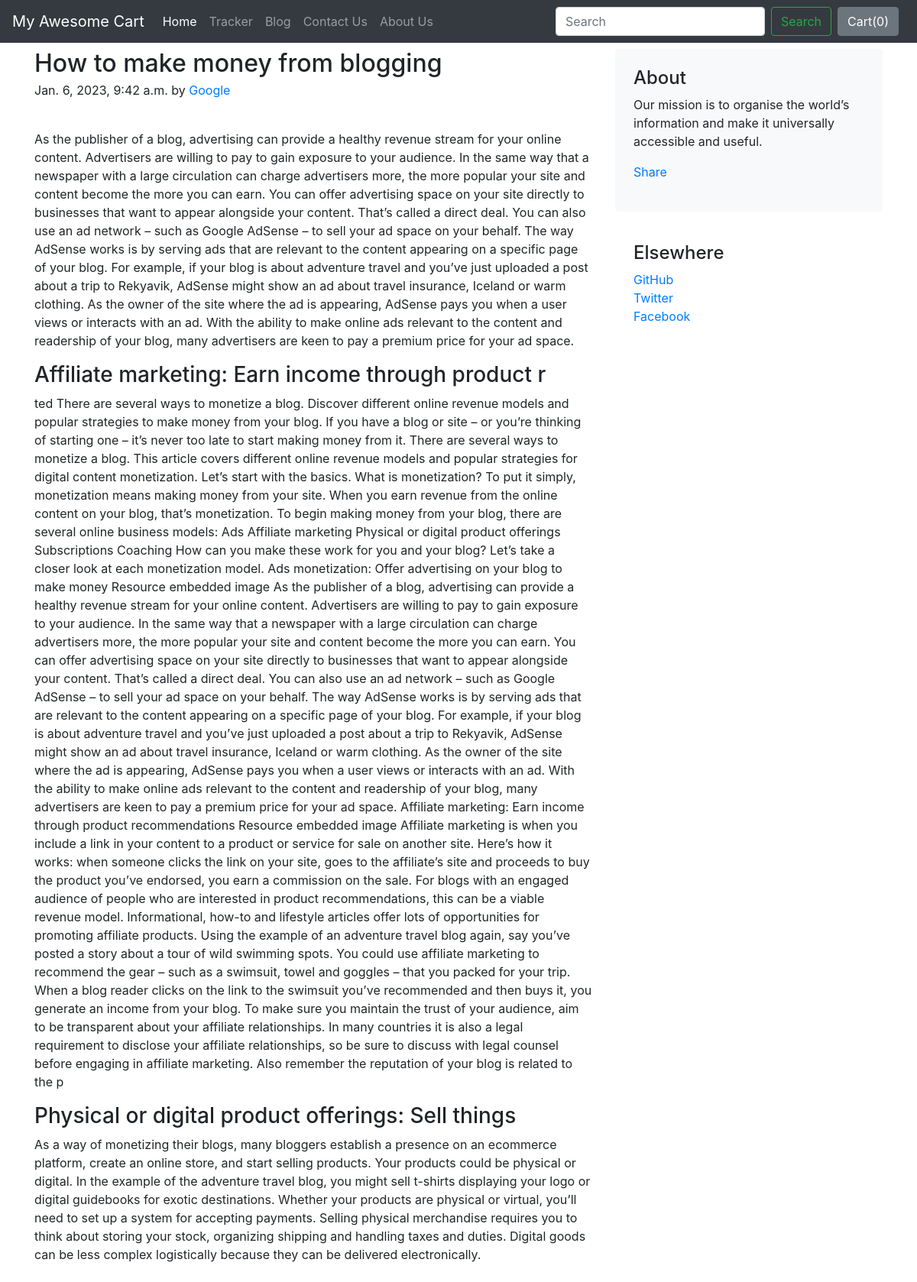
/Blog/Blogpost/2, run on the app's committed database.
### Blog/models.py (models this page shows, shortened)
class blogpost(models.Model):
    post_id = models.AutoField(primary_key=True)
    title = models.CharField(max_length=50,default ="")
    post_date = models.DateTimeField()
    author = models.CharField(max_length=15,default ="")
    content = models.CharField(max_length=5000,default ="")
    title_subhead_1 = models.CharField(max_length=50,default ="")
    content_subhead_1 = models.CharField(max_length=5000,default ="")
    title_subhead_2 = models.CharField(max_length=50,default ="")
    content_subhead_2 = models.CharField(max_length=5000,default ="")
    thumbnail = models.ImageField(upload_to="Blog/images",default ="")
    about = models.CharField(max_length=1000,default="")

### Blog/views.py (the view)
# urls.py: path("Blogpost/<int:id>",views.Blogpost,name='homeBlog')
def Blogpost(request,id):
    post = blogpost.objects.filter(post_id=id)[0]
    return render(request,'Blog/Blogpost.html',{"post":post})

### Blog/templates/Blog/Blogpost.html (shortened to what this page needs)
{% extends 'Blog/basic.html' %}
{% block body %}
<div class="container my-2">
  <div class="row g-5">
    <div class="col-md-8">
      <article class="blog-post">
        <h2 class="blog-post-title mb-1">{{post.title}}</h2>
        <p class="blog-post-meta">{{post.post_date}} by <a href="#">{{post.author}}</a></p>
        <div class="fb-like" data-href="http://127.0.0.1:8000/blog/blogpost/{{post.post_id}}" data-layout="standard" data-action="like" data-size="large" data-show-faces="false" data-share="true"></div><br>
         <p>{{post.content}}</p>
        <h3>{{post.title_subhead_1}}</h3>
        <p>{{post.content_subhead_1}}</p>
        <h3>{{post.title_subhead_2}}</h3>
        <p>{{post.content_subhead_2}}</p>
        </div>
    <div class="col-md-4">
      <div class="position-sticky" style="top: 2rem;">
        <div class="p-4 mb-3 bg-light rounded">
          <h4 class="fst-italic">About</h4>
          <p class="mb-0">{{post.about}}</p>
          <div class="my-3 fb-share-button" data-href="http://127.0.0.1:8000/blog/blogpost/{{post.post_id}}" data-layout="button_count" data-size="large"><a target="_blank" href="https://www.facebook.com/sharer/sharer.php?u=http%3A%2F%2F127.0.0.1%3A8000%2Fblog%2Fblogpost%2F4&src=sdkpreparse" class="fb-xfbml-parse-ignore">Share</a></div>
        </div>
        <div class="p-4">
          <h4 class="fst-italic">Elsewhere</h4>
          <ol class="list-unstyled">
            <li><a href="#">GitHub</a></li>
            <li><a href="#">Twitter</a></li>
            <li><a href="#">Facebook</a></li>
          </ol>
        </div>
      </div>
    </div>
  </div>
  </div>
  {% endblock %}

### data on the page
blogpost: title "How to make money from blogging", post_date "Jan. 6, 2023, 9:42 a.m.", author "Google", content "As the publisher of a blog, advertising can provide a healthy revenue stream for your online content. Advertisers are willing to pay to gain exposure to your audience. In the same way that a newspaper with a large circulation can charge advertisers more, the more popular your site and content become the more you can earn. You can offer advertising space on your site directly to businesses that want to appear alongside your content. That’s called a direct deal. You can also use an ad network – such as Google AdSense – to sell your ad space on your behalf. The way AdSense works is by serving ads that are relevant to the content appearing on a specific page of your blog. For example, if your…", title_subhead_1 "Affiliate marketing: Earn income through product r", content_subhead_1 "ted There are several ways to monetize a blog. Discover different online revenue models and popular strategies to make money from your blog. If you have a blog or site – or you’re thinking of starting one – it’s never too late to start making money from it. There are several ways to monetize a blog. This article covers different online revenue models and popular strategies for digital content monetization. Let’s start with the basics. What is monetization? To put it simply, monetization means making money from your site. When you earn revenue from the online content on your blog, that’s monetization. To begin making money from your blog, there are several online business models: Ads…", title_subhead_2 "Physical or digital product offerings: Sell things", content_subhead_2 "As a way of monetizing their blogs, many bloggers establish a presence on an ecommerce platform, create an online store, and start selling products. Your products could be physical or digital. In the example of the adventure travel blog, you might sell t-shirts displaying your logo or digital guidebooks for exotic destinations. Whether your products are physical or virtual, you’ll need to set up a system for accepting payments. Selling physical merchandise requires you to think about storing your stock, organizing shipping and handling taxes and duties. Digital goods can be less complex logistically because they can be delivered electronically.", about "Our mission is to organise the world’s information and make it universally accessible and useful."
